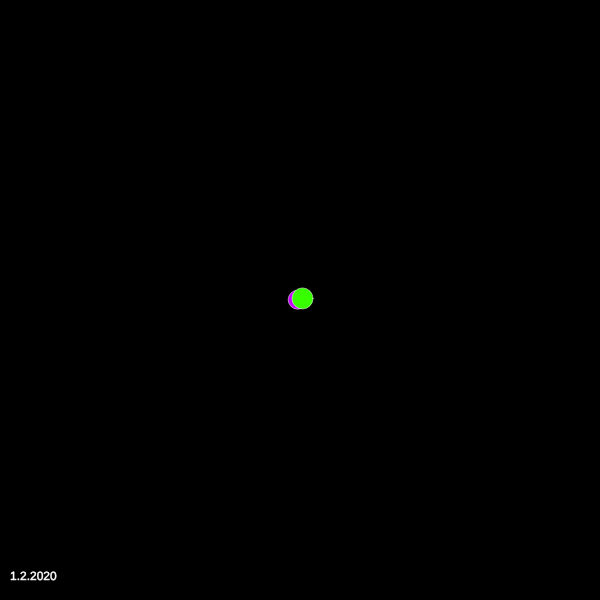
Frame 1 (no input)
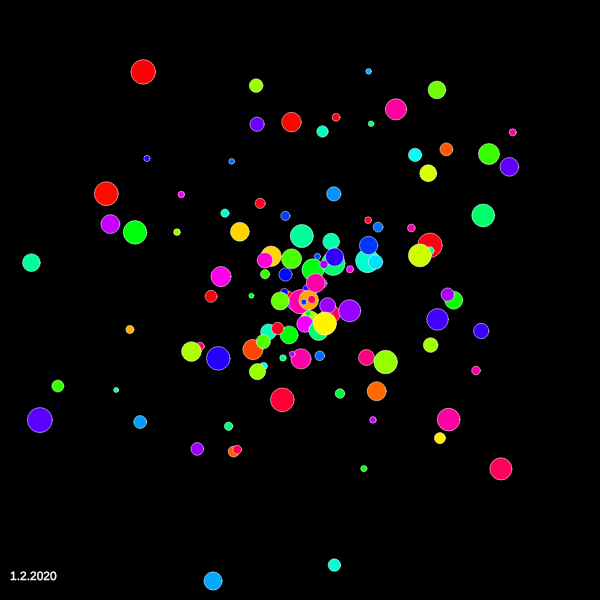
Frame 60 (no input)
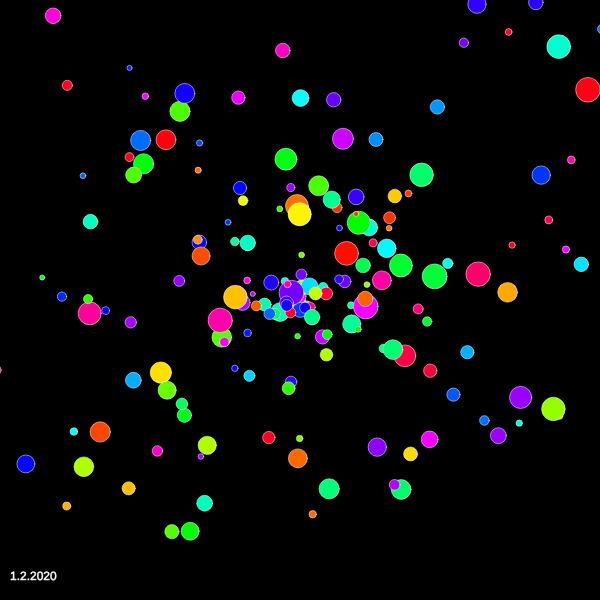
Frame 120 (the mouse pressed at the canvas centre since frame 60)

The p5.js sketch that drew these frames (run headless with seeded random() and noise() and a simulated clock; from frame 60 on, the mouse is pressed at the canvas centre):

// p5.js sketch
// ── sketch.js
//Based off the particle system example on p5.js

let system;

function setup() {
  createCanvas(600, 600);
  system = new ParticleSystem(createVector(width/2, height/2));
  colorMode(HSB);
}

function draw() {
  background(0);
  system.addParticle();
  system.addParticle();
  system.run();
  fill(255);
  text("1.2.2020", 10, height - 20);
}

// A simple Particle class
let Particle = function(position) {
  this.acceleration = createVector(random(-0.05, 0.05), random(-0.05, 0.05));
  this.velocity = createVector(random(-5, 5), random(-5, 5));
  this.position = position.copy();
  this.lifespan = 255;
  this.size = random(5, 25);
  this.hue = random(360);
};

Particle.prototype.run = function() {
  this.update();
  this.display();
};

// Method to update position
Particle.prototype.update = function(){
  this.velocity.add(this.acceleration);
  this.position.add(this.velocity);
  this.lifespan -= 2;
};

// Method to display
Particle.prototype.display = function() {
  stroke(360, 0, 360, this.lifespan);
  strokeWeight(0.5);
  fill(this.hue, 100, 100, this.lifespan);
  ellipse(this.position.x, this.position.y, this.size, this.size);
};

// Is the particle still useful?
Particle.prototype.isDead = function(){
  return this.lifespan < 0;
};

let ParticleSystem = function(position) {
  this.origin = position.copy();
  this.particles = [];
};

ParticleSystem.prototype.addParticle = function() {
  this.particles.push(new Particle(this.origin));
};

ParticleSystem.prototype.run = function() {
  for (let i = this.particles.length-1; i >= 0; i--) {
    let p = this.particles[i];
    p.run();
    if (p.isDead()) {
      this.particles.splice(i, 1); //gets rid of dead particles 
    }
  }
};
